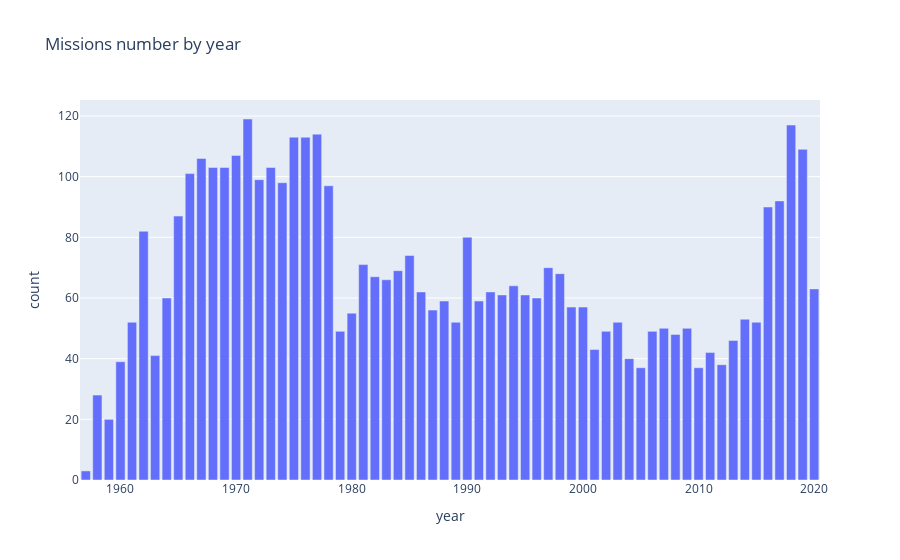

The code cell stored with this chart in its notebook:
### Markdown cell above
# Chart the Number of Launches per Year

### Code cell
df_data['date'] = pd.to_datetime(df_data['Date'],format='mixed', utc=True)
df_data['year'] = df_data['date'].apply(lambda datetime: datetime.year)

ds = df_data['year'].value_counts().reset_index()
ds.columns = [
    'year', 
    'count'
]
fig = px.bar(
    ds, 
    x='year', 
    y="count", 
    orientation='v', 
    title='Missions number by year' 
)
fig.show()

### Figure 1 — Plotly figure (JSON) as saved in the notebook; plotly's stock layout.template omitted (floating-point values rounded to 4 significant figures)
{"data": [{"alignmentgroup": "True", "hovertemplate": "year=%{x}<br>count=%{y}<extra></extra>", "legendgroup": "", "marker": {"color": "#636efa", "pattern": {"shape": ""}}, "name": "", "offsetgroup": "", "orientation": "v", "showlegend": false, "textposition": "auto", "type": "bar", "x": [1971, 2018, 1977, 1975, 1976, 2019, 1970, 1967, 1973, 1968, 1969, 1966, 1972, 1974, 1978, 2017, 2016, 1965, 1962, 1990, 1985, 1981, 1997, 1984, 1998, 1982, 1983, 1994, 2020, 1992, 1986, 1993, 1995, 1996, 1964, 1988, 1991, 1999, 2000, 1987, 1980, 2014, 1961, 2003, 2015, 1989, 2009, 2007, 1979, 2002, 2006, 2008, 2013, 2001, 2011, 1963, 2004, 1960, 2012, 2010, 2005, 1958, 1959, 1957], "xaxis": "x", "y": [119, 117, 114, 113, 113, 109, 107, 106, 103, 103, 103, 101, 99, 98, 97, 92, 90, 87, 82, 80, 74, 71, 70, 69, 68, 67, 66, 64, 63, 62, 62, 61, 61, 60, 60, 59, 59, 57, 57, 56, 55, 53, 52, 52, 52, 52, 50, 50, 49, 49, 49, 48, 46, 43, 42, 41, 40, 39, 38, 37, 37, 28, 20, 3], "yaxis": "y"}], "layout": {"autosize": true, "barmode": "relative", "legend": {"tracegroupgap": 0}, "title": {"text": "Missions number by year"}, "xaxis": {"anchor": "y", "autorange": true, "domain": [0, 1], "range": [1956.0, 2020.0], "title": {"text": "year"}, "type": "linear"}, "yaxis": {"anchor": "x", "autorange": true, "domain": [0, 1], "range": [0, 125.3], "title": {"text": "count"}, "type": "linear"}}}
